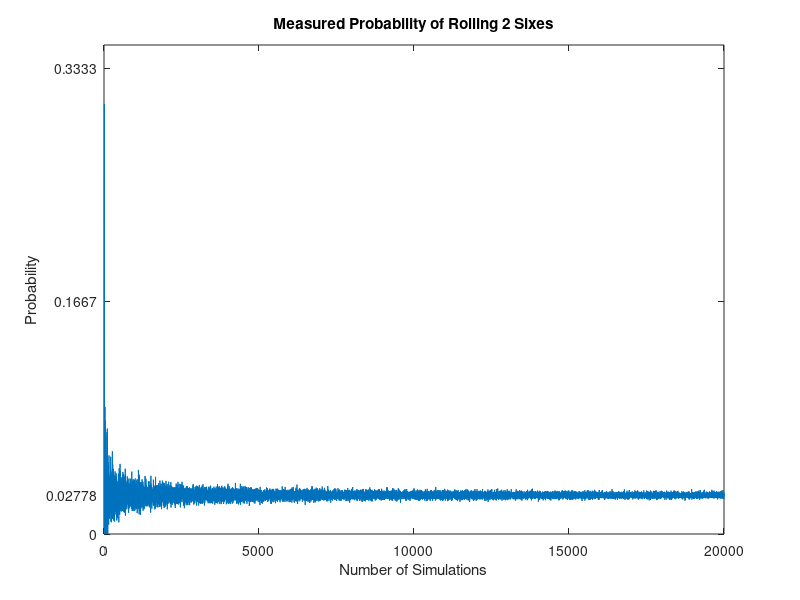

Recreate this plot in MATLAB. (Note: this script raises an error after producing the figure.)
close all
clear all
display('rolling a six on a double die simulation')
display('Alex Weech 2/8/2019')
% determining as the sample size of rolling a die increases from 1 to 20000
% times how many sixes are rolled in that sample
% randi returns uniformly distributed integers within a range

nitr = 20000;
prob = zeros(nitr, 1);
for i=1:nitr
    %get random numbers between 0 and 1
    %when i = 1, then r will just be a single number
    %when i=20,000, then r will be 20000 values
    r1 = randi([1 6], i, 1);
    r2 = randi([1 6], i, 1);
    %find when it is a six within the 20000 rolls
    count = sum((r1 == 6) & (r2 == 6));
    % now based on how many rolls have been made, what is the empirical
    % probability for each of the 20000 rolls 
    %initially those probabilities can vary quite a bit but as the number
    %of rolls increases, then the probability should converge to 1/6
    %the following statement is just so there is a probability for the first one
    %if a six isn't rolled
    prob(i, 1) = count/i;
end
% define the tolerance in order to be close to the expected probability 1/6
tol = .01;
%find all the cases when the empirical probability is outside the tolerance
large_diff = find(abs(prob - 1/36) > tol);
%find the last one that is outside the tolerance
%after this roll, then all of the additional rolls are really close to the
%expected probability, so we are converging to an infinite number of rolls
last = large_diff(end)

plot(prob)
title("Measured Probability of Rolling 2 Sixes")
xlabel("Number of Simulations")
ylabel("Probability")
yticks([0 1/36 1/6:1/6:1])
yticklabels(["0", "1/36", "1/6", "2/6", "3/6", "4/6", "5/6", "7/6", "1"])

% Several different outputs for last
% 3737, 1619, 1834, 5457, 2762, 3271, 2617, 2839, 2752, 2394, 2565
% Based on this sample, mean = 2895, std = 1031.8
    